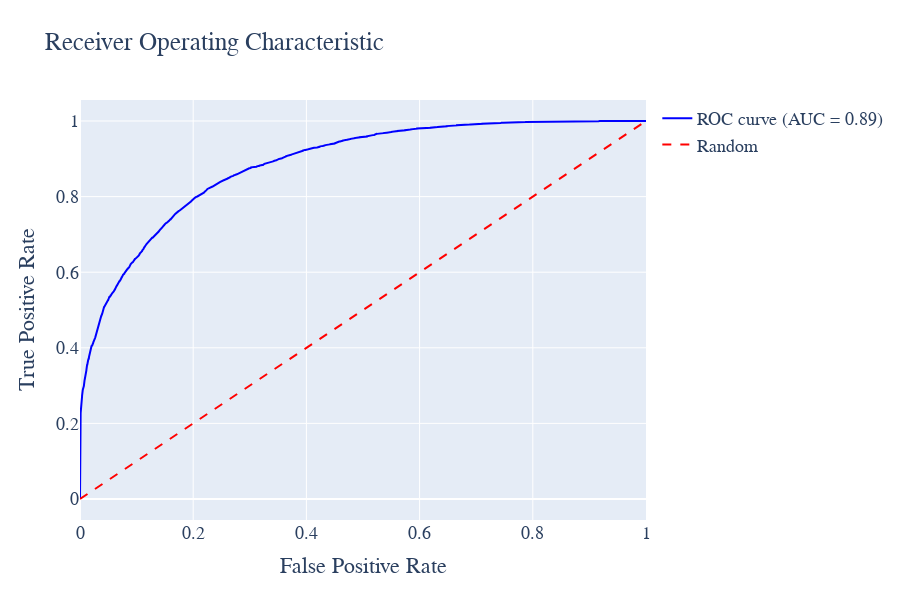

Write notebook code for a chart like this one.
### Code cell
import plotly.graph_objects as go
from sklearn.metrics import roc_curve, auc

# 计算ROC曲线
roc_auc = auc(fpr, tpr)

# 创建布局
layout = go.Layout(
    title='Receiver Operating Characteristic',
    xaxis=dict(title='False Positive Rate'),
    yaxis=dict(title='True Positive Rate'),
    hovermode='closest',
    width=900, height=600,
    font=dict(family='Times New Roman', size=18)
)

# 创建ROC曲线图形
roc_trace = go.Scatter(
    x=fpr,
    y=tpr,
    mode='lines',
    line=dict(color='blue', width=2),
    name='ROC curve (AUC = %0.2f)' % roc_auc
)

# 创建对角线图形
diagonal_trace = go.Scatter(
    x=[0, 1],
    y=[0, 1],
    mode='lines',
    line=dict(color='red', width=2, dash='dash'),
    name='Random'
)

# 创建图表数据
data = [roc_trace, diagonal_trace]

# 创建图表
fig = go.Figure(data=data, layout=layout)

fig.write_html('Image/4_6_3_2.html')
# 显示图表
fig.show()

### Figure 1 — Plotly figure (JSON) as saved in the notebook; plotly's stock layout.template omitted (floating-point values rounded to 4 significant figures; data arrays with more than 128 entries replaced by an {"elided": "..."} marker saying what was removed)
{"data": [{"line": {"color": "blue", "width": 2}, "mode": "lines", "name": "ROC curve (AUC = 0.89)", "type": "scatter", "x": {"elided": "3968 float values"}, "y": {"elided": "3968 float values"}}, {"line": {"color": "red", "dash": "dash", "width": 2}, "mode": "lines", "name": "Random", "type": "scatter", "x": [0, 1], "y": [0, 1]}], "layout": {"font": {"family": "Times New Roman", "size": 18}, "height": 600, "hovermode": "closest", "title": {"text": "Receiver Operating Characteristic"}, "width": 900, "xaxis": {"title": {"text": "False Positive Rate"}}, "yaxis": {"title": {"text": "True Positive Rate"}}}}
